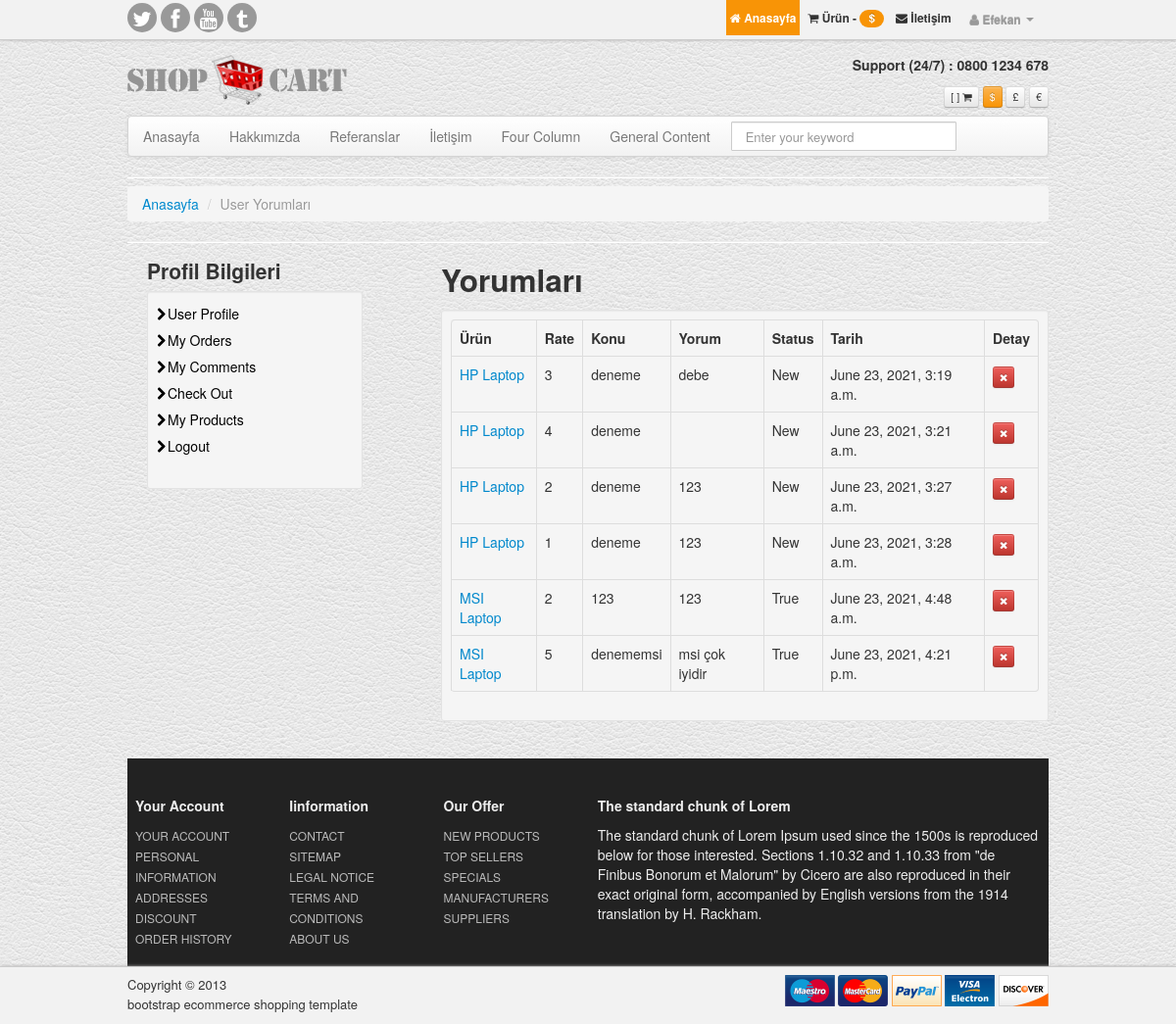
Page /user/comments/ (signed in) on the earlier database version.
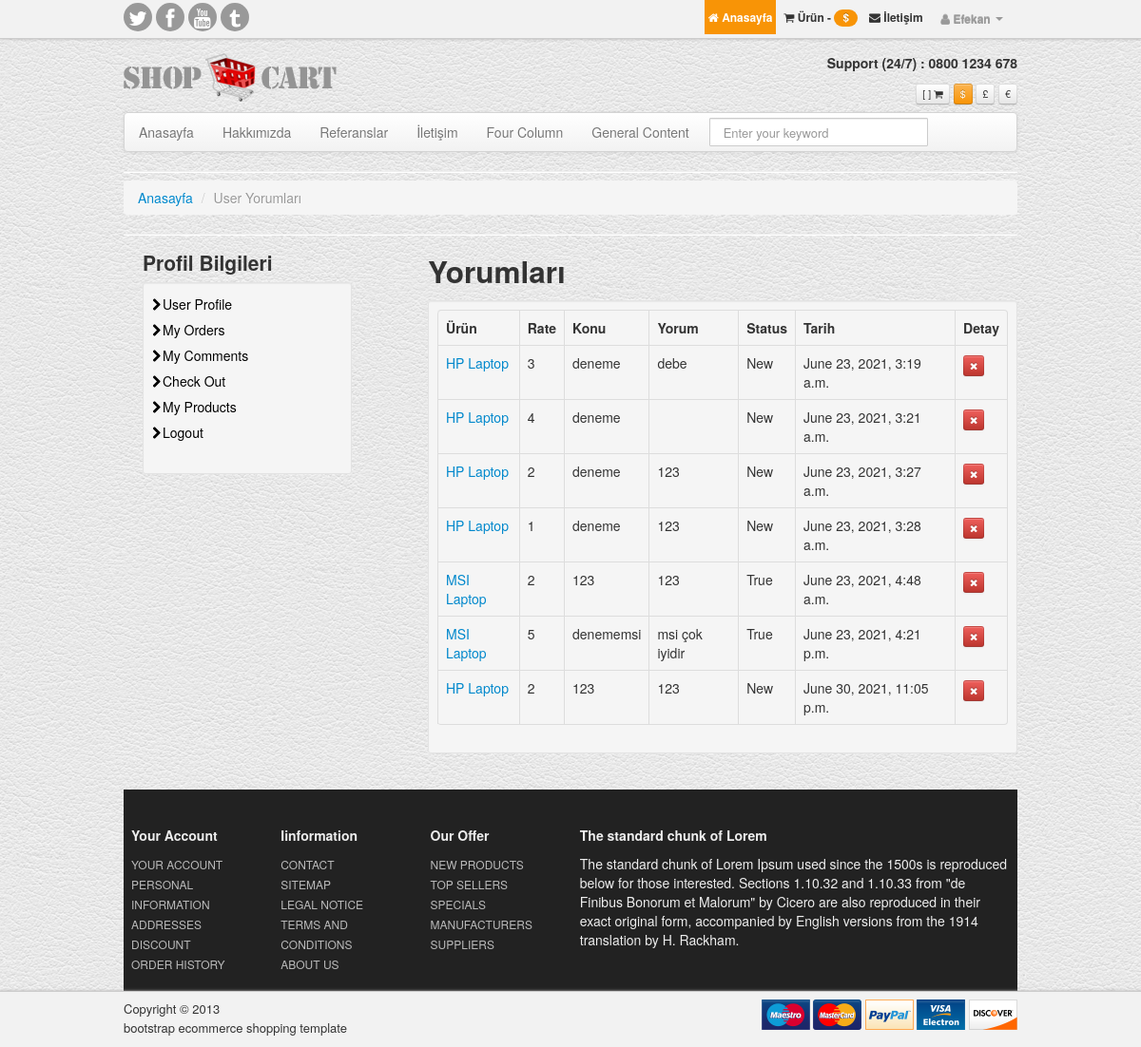
Same page on the later database version.
### product/models.py (models this page shows, shortened)
class Comment(models.Model):
    STATUS = (
        ('New', 'Yeni'),
        ('True', 'Evet'),
        ('False', 'Hayır'),
    )
    product = models.ForeignKey(Product, on_delete=models.CASCADE)
    user = models.ForeignKey(User, on_delete=models.CASCADE)
    subject = models.CharField(max_length=50)
    comment = models.TextField(blank=True, max_length=200)
    rate = models.IntegerField(blank=True)
    status = models.CharField(max_length=10, choices=STATUS, default='New')
    ip = models.CharField(blank=True, max_length=20)
    create_at = models.DateTimeField(auto_now_add=True)
    update_at = models.DateTimeField(auto_now=True)

class Product(models.Model):
    STATUS = (
        ('True', 'Evet'),
        ('False', 'Hayır'),
    )
    category = models.ForeignKey(Category, on_delete=models.CASCADE)  # category ile ilişki kurma
    title = models.CharField(max_length=150)
    keywords = models.CharField(blank=True, max_length=255)
    description = models.CharField(blank=True, max_length=255)
    image = models.ImageField(blank=True, upload_to='images/')
    price = models.FloatField()
    amount = models.IntegerField()
    detail = RichTextUploadingField()
    slug = models.SlugField(null=False, unique=True)
    status = models.CharField(max_length=10, choices=STATUS)
    create_at = models.DateTimeField(auto_now_add=True)
    update_at = models.DateTimeField(auto_now=True)
    def image_tag(self):
        return mark_safe('<img src="{}" height="50"/>'.format(self.image.url))
    image_tag.short_description = 'Image'

### user/views.py (the view)
# urls.py: path('comments/', views.comments, name='comments'),
@login_required(login_url='/login')
def comments(request):
    category = Category.objects.all()
    current_user = request.user
    comments = Comment.objects.filter(user_id=current_user.id)
    context = {
        'category': category,
        'comments': comments,
    }
    return render(request, 'user_comments.html', context)

### user/templates/user_comments.html (shortened to what this page needs)
{%  extends "homebase.html" %}
{% block content %}
	<hr class="soften">
	<div>
        <ul class="breadcrumb">
		    <li><a href="/">Anasayfa</a> <span class="divider">/</span></li>
		    <li class="active">User Yorumları</li>
        </ul>
	</div>
	<hr class="soften">
	<div class="row">
		<div class="span4">
            {% include "user_panel.html" %}
		</div>
		<div class="span8">
            <h2>Yorumları</h2>
            <div class="well well-small">
        <table class="table table-bordered">
              <thead>
              <tr>
                  <th>Ürün</th>
                  <th>Rate</th>
                  <th>Konu</th>
                  <th>Yorum</th>
                  <th>Status</th>
                  <th>Tarih</th>
                  <th>Detay</th>
              </tr>
              {% for rs in comments %}
              <tr>
                  <td><a href="/product/{{ rs.product_id }}/{{ rs.product.slug }}">{{ rs.product.title }}</a></td>
                  <td>{{ rs.rate }}</td>
                  <td>{{ rs.subject }}</td>
                  <td>{{ rs.comment }}</td>
                  <td>{{ rs.status }}</td>
                  <td>{{ rs.create_at }}</td>
                  <td><a href="/user/deletecomment/{{ rs.id }}" onclick="return confirm('Silmek istediğinize emin misiniz?')"> <button class="btn btn-mini btn-danger" type="button"><span class="icon-remove"></span></button></a></td>
              </tr>
              {% endfor %}
              </thead>
            </table>
            </div>
		</div>
	</div>
{% endblock %}

Differences in the rows shown:
added Comment: product "HP Laptop", rate "2", subject "123", comment "123", status "New", create_at "June 30, 2021, 11:05 p.m."
